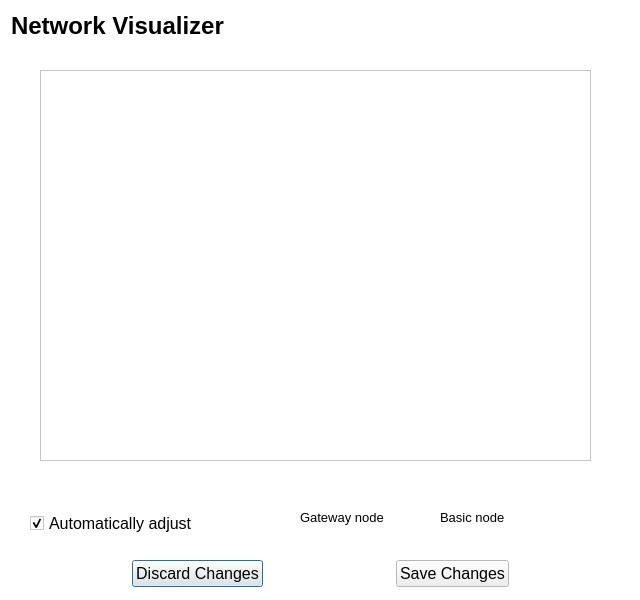
<?xml version="1.0" encoding="UTF-8"?>
<ui version="4.0">
 <class>network_visualizer</class>
 <widget class="QDialog" name="network_visualizer">
  <property name="windowModality">
   <enum>Qt::ApplicationModal</enum>
  </property>
  <property name="geometry">
   <rect>
    <x>0</x>
    <y>0</y>
    <width>640</width>
    <height>600</height>
   </rect>
  </property>
  <property name="minimumSize">
   <size>
    <width>0</width>
    <height>0</height>
   </size>
  </property>
  <property name="maximumSize">
   <size>
    <width>640</width>
    <height>16777215</height>
   </size>
  </property>
  <property name="palette">
   <palette>
    <active>
     <colorrole role="Base">
      <brush brushstyle="SolidPattern">
       <color alpha="255">
        <red>255</red>
        <green>255</green>
        <blue>255</blue>
       </color>
      </brush>
     </colorrole>
     <colorrole role="Window">
      <brush brushstyle="SolidPattern">
       <color alpha="255">
        <red>255</red>
        <green>255</green>
        <blue>255</blue>
       </color>
      </brush>
     </colorrole>
    </active>
    <inactive>
     <colorrole role="Base">
      <brush brushstyle="SolidPattern">
       <color alpha="255">
        <red>255</red>
        <green>255</green>
        <blue>255</blue>
       </color>
      </brush>
     </colorrole>
     <colorrole role="Window">
      <brush brushstyle="SolidPattern">
       <color alpha="255">
        <red>255</red>
        <green>255</green>
        <blue>255</blue>
       </color>
      </brush>
     </colorrole>
    </inactive>
    <disabled>
     <colorrole role="Base">
      <brush brushstyle="SolidPattern">
       <color alpha="255">
        <red>255</red>
        <green>255</green>
        <blue>255</blue>
       </color>
      </brush>
     </colorrole>
     <colorrole role="Window">
      <brush brushstyle="SolidPattern">
       <color alpha="255">
        <red>255</red>
        <green>255</green>
        <blue>255</blue>
       </color>
      </brush>
     </colorrole>
    </disabled>
   </palette>
  </property>
  <property name="font">
   <font>
    <pointsize>12</pointsize>
   </font>
  </property>
  <property name="windowTitle">
   <string>Commotion Error</string>
  </property>
  <widget class="QLabel" name="mesh_viz_head">
   <property name="geometry">
    <rect>
     <x>11</x>
     <y>11</y>
     <width>600</width>
     <height>30</height>
    </rect>
   </property>
   <property name="maximumSize">
    <size>
     <width>600</width>
     <height>30</height>
    </size>
   </property>
   <property name="font">
    <font>
     <pointsize>18</pointsize>
     <weight>75</weight>
     <bold>true</bold>
    </font>
   </property>
   <property name="text">
    <string>Network Visualizer</string>
   </property>
   <property name="scaledContents">
    <bool>false</bool>
   </property>
   <property name="wordWrap">
    <bool>true</bool>
   </property>
   <property name="margin">
    <number>0</number>
   </property>
  </widget>
  <widget class="QWidget" name="layoutWidget">
   <property name="geometry">
    <rect>
     <x>5</x>
     <y>560</y>
     <width>631</width>
     <height>34</height>
    </rect>
   </property>
   <layout class="QHBoxLayout" name="horizontalLayout">
    <property name="sizeConstraint">
     <enum>QLayout::SetMinAndMaxSize</enum>
    </property>
    <item>
     <spacer name="horizontalSpacer">
      <property name="orientation">
       <enum>Qt::Horizontal</enum>
      </property>
      <property name="sizeHint" stdset="0">
       <size>
        <width>40</width>
        <height>20</height>
       </size>
      </property>
     </spacer>
    </item>
    <item>
     <widget class="QPushButton" name="discard_button">
      <property name="text">
       <string>Discard Changes</string>
      </property>
     </widget>
    </item>
    <item>
     <spacer name="horizontalSpacer_4">
      <property name="orientation">
       <enum>Qt::Horizontal</enum>
      </property>
      <property name="sizeType">
       <enum>QSizePolicy::Expanding</enum>
      </property>
      <property name="sizeHint" stdset="0">
       <size>
        <width>40</width>
        <height>20</height>
       </size>
      </property>
     </spacer>
    </item>
    <item>
     <widget class="QPushButton" name="save_button">
      <property name="text">
       <string>Save Changes</string>
      </property>
     </widget>
    </item>
    <item>
     <spacer name="horizontalSpacer_3">
      <property name="orientation">
       <enum>Qt::Horizontal</enum>
      </property>
      <property name="sizeHint" stdset="0">
       <size>
        <width>29</width>
        <height>20</height>
       </size>
      </property>
     </spacer>
    </item>
   </layout>
  </widget>
  <widget class="QCheckBox" name="app_perm">
   <property name="geometry">
    <rect>
     <x>30</x>
     <y>510</y>
     <width>191</width>
     <height>26</height>
    </rect>
   </property>
   <property name="text">
    <string>Automatically adjust </string>
   </property>
   <property name="checked">
    <bool>true</bool>
   </property>
  </widget>
  <widget class="QLabel" name="gw_node_icon">
   <property name="geometry">
    <rect>
     <x>300</x>
     <y>510</y>
     <width>91</width>
     <height>24</height>
    </rect>
   </property>
   <property name="maximumSize">
    <size>
     <width>600</width>
     <height>30</height>
    </size>
   </property>
   <property name="font">
    <font>
     <pointsize>10</pointsize>
     <weight>50</weight>
     <italic>false</italic>
     <bold>false</bold>
    </font>
   </property>
   <property name="text">
    <string>Gateway node</string>
   </property>
   <property name="alignment">
    <set>Qt::AlignLeading|Qt::AlignLeft|Qt::AlignTop</set>
   </property>
   <property name="wordWrap">
    <bool>true</bool>
   </property>
   <property name="margin">
    <number>1</number>
   </property>
  </widget>
  <widget class="QLabel" name="gw_node_icon_2">
   <property name="geometry">
    <rect>
     <x>440</x>
     <y>510</y>
     <width>91</width>
     <height>24</height>
    </rect>
   </property>
   <property name="maximumSize">
    <size>
     <width>600</width>
     <height>30</height>
    </size>
   </property>
   <property name="font">
    <font>
     <pointsize>10</pointsize>
     <weight>50</weight>
     <italic>false</italic>
     <bold>false</bold>
    </font>
   </property>
   <property name="text">
    <string>Basic node</string>
   </property>
   <property name="alignment">
    <set>Qt::AlignLeading|Qt::AlignLeft|Qt::AlignTop</set>
   </property>
   <property name="wordWrap">
    <bool>true</bool>
   </property>
   <property name="margin">
    <number>1</number>
   </property>
  </widget>
  <widget class="QGraphicsView" name="mesh_viz_placeholder">
   <property name="geometry">
    <rect>
     <x>40</x>
     <y>70</y>
     <width>551</width>
     <height>391</height>
    </rect>
   </property>
  </widget>
 </widget>
 <resources>
  <include location="../untitled1/qml.qrc"/>
 </resources>
 <connections>
  <connection>
   <sender>discard_button</sender>
   <signal>clicked()</signal>
   <receiver>network_visualizer</receiver>
   <slot>close()</slot>
   <hints>
    <hint type="sourcelabel">
     <x>295</x>
     <y>485</y>
    </hint>
    <hint type="destinationlabel">
     <x>459</x>
     <y>-16</y>
    </hint>
   </hints>
  </connection>
  <connection>
   <sender>save_button</sender>
   <signal>clicked()</signal>
   <receiver>network_visualizer</receiver>
   <slot>close()</slot>
   <hints>
    <hint type="sourcelabel">
     <x>334</x>
     <y>489</y>
    </hint>
    <hint type="destinationlabel">
     <x>412</x>
     <y>14</y>
    </hint>
   </hints>
  </connection>
 </connections>
</ui>
